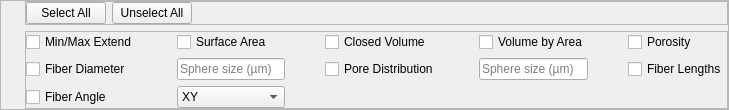
         <widget class="QFrame" name="frame_8">
          <property name="frameShape">
           <enum>QFrame::StyledPanel</enum>
          </property>
          <property name="frameShadow">
           <enum>QFrame::Raised</enum>
          </property>
          <layout class="QVBoxLayout" name="verticalLayout_2">
           <property name="leftMargin">
            <number>24</number>
           </property>
           <property name="topMargin">
            <number>0</number>
           </property>
           <property name="rightMargin">
            <number>0</number>
           </property>
           <property name="bottomMargin">
            <number>0</number>
           </property>
           <item>
            <widget class="QFrame" name="frame_7">
             <property name="frameShape">
              <enum>QFrame::StyledPanel</enum>
             </property>
             <property name="frameShadow">
              <enum>QFrame::Raised</enum>
             </property>
             <layout class="QHBoxLayout" name="horizontalLayout_4">
              <property name="leftMargin">
               <number>0</number>
              </property>
              <property name="topMargin">
               <number>0</number>
              </property>
              <property name="rightMargin">
               <number>0</number>
              </property>
              <property name="bottomMargin">
               <number>0</number>
              </property>
              <item>
               <widget class="QPushButton" name="SelectAllpushButton">
                <property name="text">
                 <string>Select All</string>
                </property>
               </widget>
              </item>
              <item>
               <widget class="QPushButton" name="UnselectAllpushButton">
                <property name="text">
                 <string>Unselect All</string>
                </property>
               </widget>
              </item>
              <item>
               <spacer name="horizontalSpacer_8">
                <property name="orientation">
                 <enum>Qt::Horizontal</enum>
                </property>
                <property name="sizeType">
                 <enum>QSizePolicy::Expanding</enum>
                </property>
                <property name="sizeHint" stdset="0">
                 <size>
                  <width>364</width>
                  <height>20</height>
                 </size>
                </property>
               </spacer>
              </item>
             </layout>
            </widget>
           </item>
           <item>
            <widget class="QFrame" name="frame_3">
             <property name="frameShape">
              <enum>QFrame::StyledPanel</enum>
             </property>
             <property name="frameShadow">
              <enum>QFrame::Raised</enum>
             </property>
             <layout class="QGridLayout" name="gridLayout">
              <property name="leftMargin">
               <number>0</number>
              </property>
              <property name="topMargin">
               <number>0</number>
              </property>
              <property name="rightMargin">
               <number>0</number>
              </property>
              <property name="bottomMargin">
               <number>0</number>
              </property>
              <property name="horizontalSpacing">
               <number>0</number>
              </property>
              <item row="0" column="2">
               <widget class="QCheckBox" name="SurfAreacheckBox">
                <property name="toolTip">
                 <string>Surface area in µm&lt;sup&gt;2&lt;/sup&gt;.</string>
                </property>
                <property name="text">
                 <string>Surface Area</string>
                </property>
               </widget>
              </item>
              <item row="0" column="0">
               <widget class="QCheckBox" name="MinMaxcheckBox">
                <property name="toolTip">
                 <string>Min and max coordinates of STL in µm.</string>
                </property>
                <property name="text">
                 <string>Min/Max Extend</string>
                </property>
               </widget>
              </item>
              <item row="0" column="8">
               <widget class="QCheckBox" name="PorositycheckBox">
                <property name="toolTip">
                 <string>Void volume divided by total volume.</string>
                </property>
                <property name="text">
                 <string>Porosity</string>
                </property>
               </widget>
              </item>
              <item row="1" column="4">
               <widget class="QCheckBox" name="PoreDistributioncheckBox">
                <property name="text">
                 <string>Pore Distribution</string>
                </property>
               </widget>
              </item>
              <item row="1" column="6">
               <widget class="QLineEdit" name="PoreDistSpherelineEdit">
                <property name="toolTip">
                 <string>Size of sphere to capture the local maximums to extract pore distribution in µm.</string>
                </property>
                <property name="placeholderText">
                 <string>Sphere size (µm)</string>
                </property>
               </widget>
              </item>
              <item row="0" column="4">
               <widget class="QCheckBox" name="ClosedVolumecheckBox">
                <property name="toolTip">
                 <string>Surface area in µm&lt;sup&gt;3&lt;/sup&gt;.</string>
                </property>
                <property name="text">
                 <string>Closed Volume</string>
                </property>
               </widget>
              </item>
              <item row="0" column="6">
               <widget class="QCheckBox" name="VolbyAreacheckBox">
                <property name="toolTip">
                 <string>Volume by area in µm.</string>
                </property>
                <property name="text">
                 <string>Volume by Area</string>
                </property>
               </widget>
              </item>
              <item row="0" column="1">
               <spacer name="horizontalSpacer_5">
                <property name="orientation">
                 <enum>Qt::Horizontal</enum>
                </property>
                <property name="sizeHint" stdset="0">
                 <size>
                  <width>40</width>
                  <height>20</height>
                 </size>
                </property>
               </spacer>
              </item>
              <item row="0" column="3">
               <spacer name="horizontalSpacer_4">
                <property name="orientation">
                 <enum>Qt::Horizontal</enum>
                </property>
                <property name="sizeHint" stdset="0">
                 <size>
                  <width>40</width>
                  <height>20</height>
                 </size>
                </property>
               </spacer>
              </item>
              <item row="1" column="0">
               <widget class="QCheckBox" name="FiberDiametercheckBox">
                <property name="text">
                 <string>Fiber Diameter</string>
                </property>
               </widget>
              </item>
              <item row="1" column="2">
               <widget class="QLineEdit" name="FiberDiamSpherelineEdit">
                <property name="toolTip">
                 <string>Size of sphere to capture the local maximums to extract fiber diameters in µm.</string>
                </property>
                <property name="placeholderText">
                 <string>Sphere size (µm)</string>
                </property>
               </widget>
              </item>
              <item row="0" column="7">
               <spacer name="horizontalSpacer_7">
                <property name="orientation">
                 <enum>Qt::Horizontal</enum>
                </property>
                <property name="sizeHint" stdset="0">
                 <size>
                  <width>40</width>
                  <height>20</height>
                 </size>
                </property>
               </spacer>
              </item>
              <item row="0" column="5">
               <spacer name="horizontalSpacer_6">
                <property name="orientation">
                 <enum>Qt::Horizontal</enum>
                </property>
                <property name="sizeHint" stdset="0">
                 <size>
                  <width>40</width>
                  <height>20</height>
                 </size>
                </property>
               </spacer>
              </item>
              <item row="2" column="0">
               <widget class="QCheckBox" name="FiberAnglecheckBox">
                <property name="toolTip">
                 <string>Azimuth and elevation angles in degrees.</string>
                </property>
                <property name="text">
                 <string>Fiber Angle</string>
                </property>
               </widget>
              </item>
              <item row="1" column="8">
               <widget class="QCheckBox" name="FiberLengthcheckBox">
                <property name="toolTip">
                 <string>Fiber length in µm.</string>
                </property>
                <property name="text">
                 <string>Fiber Lengths</string>
                </property>
               </widget>
              </item>
              <item row="2" column="2">
               <widget class="QComboBox" name="PlaneAnglecomboBox">
                <property name="toolTip">
                 <string>Plane to calculate the azimuth and elevation angles with respect to.</string>
                </property>
                <property name="editable">
                 <bool>false</bool>
                </property>
                <item>
                 <property name="text">
                  <string>XY</string>
                 </property>
                </item>
                <item>
                 <property name="text">
                  <string>XZ</string>
                 </property>
                </item>
                <item>
                 <property name="text">
                  <string>YZ</string>
                 </property>
                </item>
               </widget>
              </item>
             </layout>
            </widget>
           </item>
          </layout>
         </widget>
